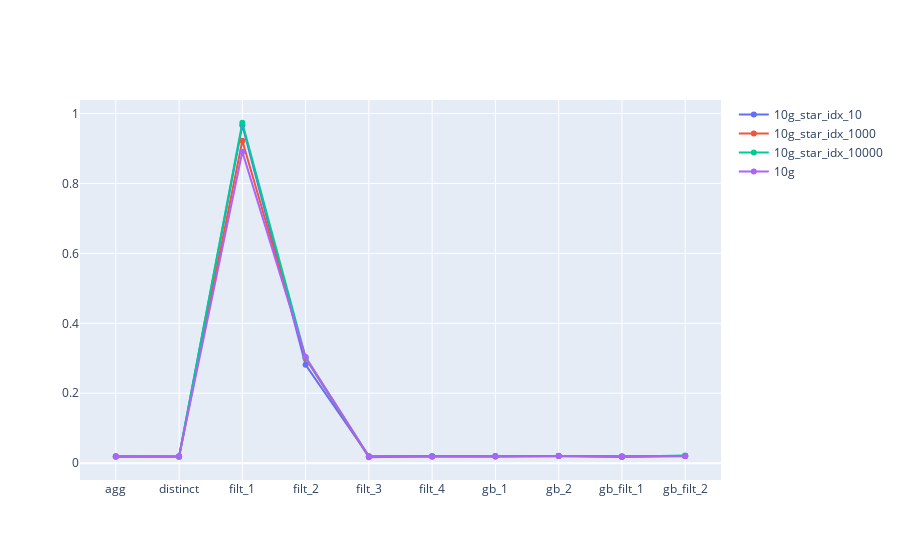

Notebook code cell kept with this figure:
### Code cell
fig = st_basic_res(res_df)

### Figure 1 — Plotly figure (JSON) as saved in the notebook; plotly's stock layout.template omitted (floating-point values rounded to 4 significant figures)
{"data": [{"name": "10g_star_idx_10", "type": "scatter", "x": ["agg", "distinct", "filt_1", "filt_2", "filt_3", "filt_4", "gb_1", "gb_2", "gb_filt_1", "gb_filt_2"], "y": [0.01884, 0.01963, 0.9666, 0.2816, 0.01979, 0.01958, 0.02041, 0.02083, 0.01977, 0.02071]}, {"name": "10g_star_idx_1000", "type": "scatter", "x": ["agg", "distinct", "filt_1", "filt_2", "filt_3", "filt_4", "gb_1", "gb_2", "gb_filt_1", "gb_filt_2"], "y": [0.01999, 0.01837, 0.9224, 0.2995, 0.0169, 0.01975, 0.01892, 0.02064, 0.0178, 0.02048]}, {"name": "10g_star_idx_10000", "type": "scatter", "x": ["agg", "distinct", "filt_1", "filt_2", "filt_3", "filt_4", "gb_1", "gb_2", "gb_filt_1", "gb_filt_2"], "y": [0.01925, 0.0184, 0.9737, 0.3023, 0.01914, 0.01945, 0.01999, 0.02066, 0.01804, 0.02176]}, {"name": "10g", "type": "scatter", "x": ["agg", "distinct", "filt_1", "filt_2", "filt_3", "filt_4", "gb_1", "gb_2", "gb_filt_1", "gb_filt_2"], "y": [0.01851, 0.01947, 0.8907, 0.3037, 0.01935, 0.01838, 0.01887, 0.02047, 0.0191, 0.01942]}], "layout": {}}
